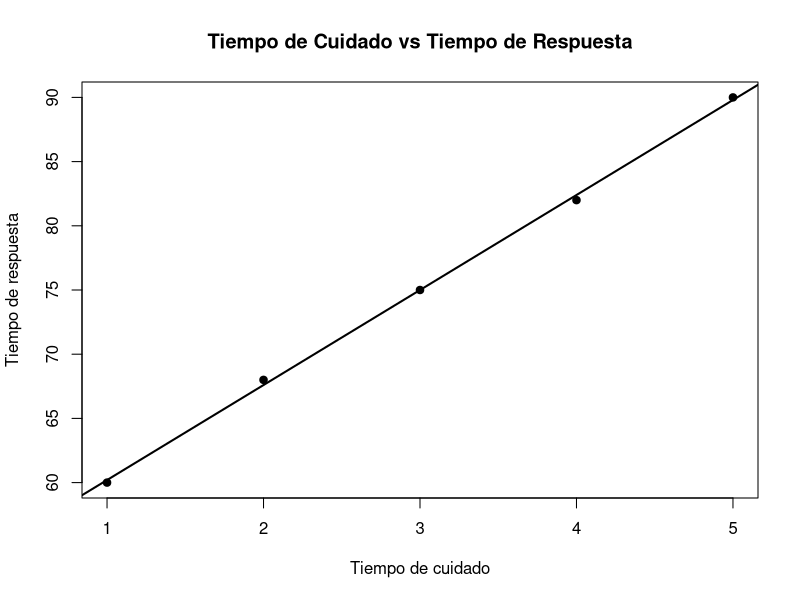

R code for this plot:
## ---- chunk 1
#DATOS
x<-c(1,2,3,4,5)
y<-c(60,68,75,82,90)
## ---- chunk 2
#COEFICIENTE DE CORRELACIÓN DE PEARSSON
cor(x,y)
## ---- chunk 3
#OBTENIENDO COEFICIENTES DE LA REGRESIÓN
#MODELO
modelo<-lm(y~x)
coef(modelo)
## ---- chunk 4
#Hay una relación fuerte entre el Tiempo de cuidado y la Satisfacción de los usuarios
#Predicir la satisfacción cuando el tiempo de cuidado sea de 6 horas
predict(modelo,data.frame(x=6))
## ---- chunk 5
#Gráfico
plot(x,y,main = "Tiempo de Cuidado vs Tiempo de Respuesta",
     xlab = "Tiempo de cuidado",
     ylab = "Tiempo de respuesta",pch=19)
abline(modelo,lwd=2)
